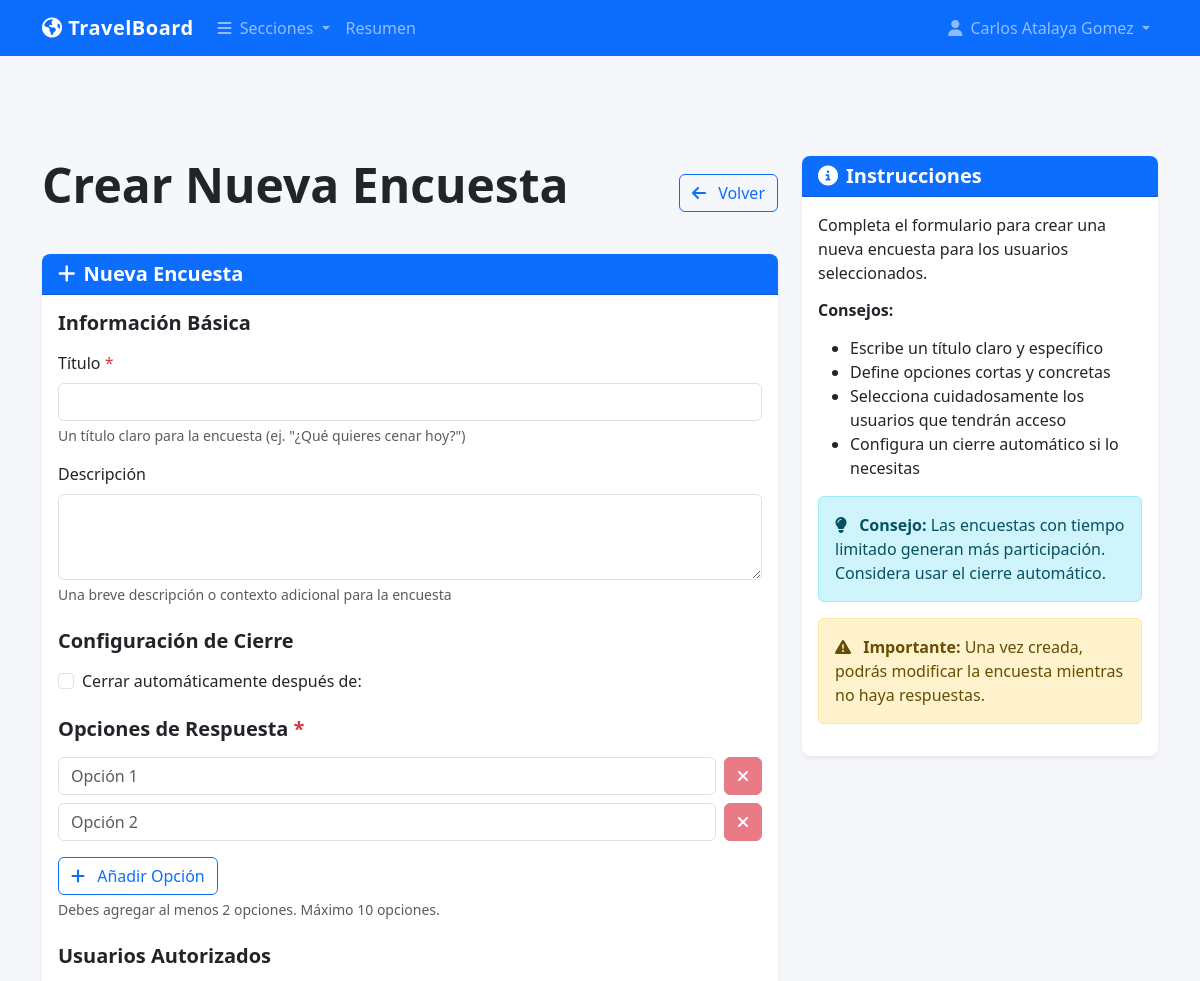
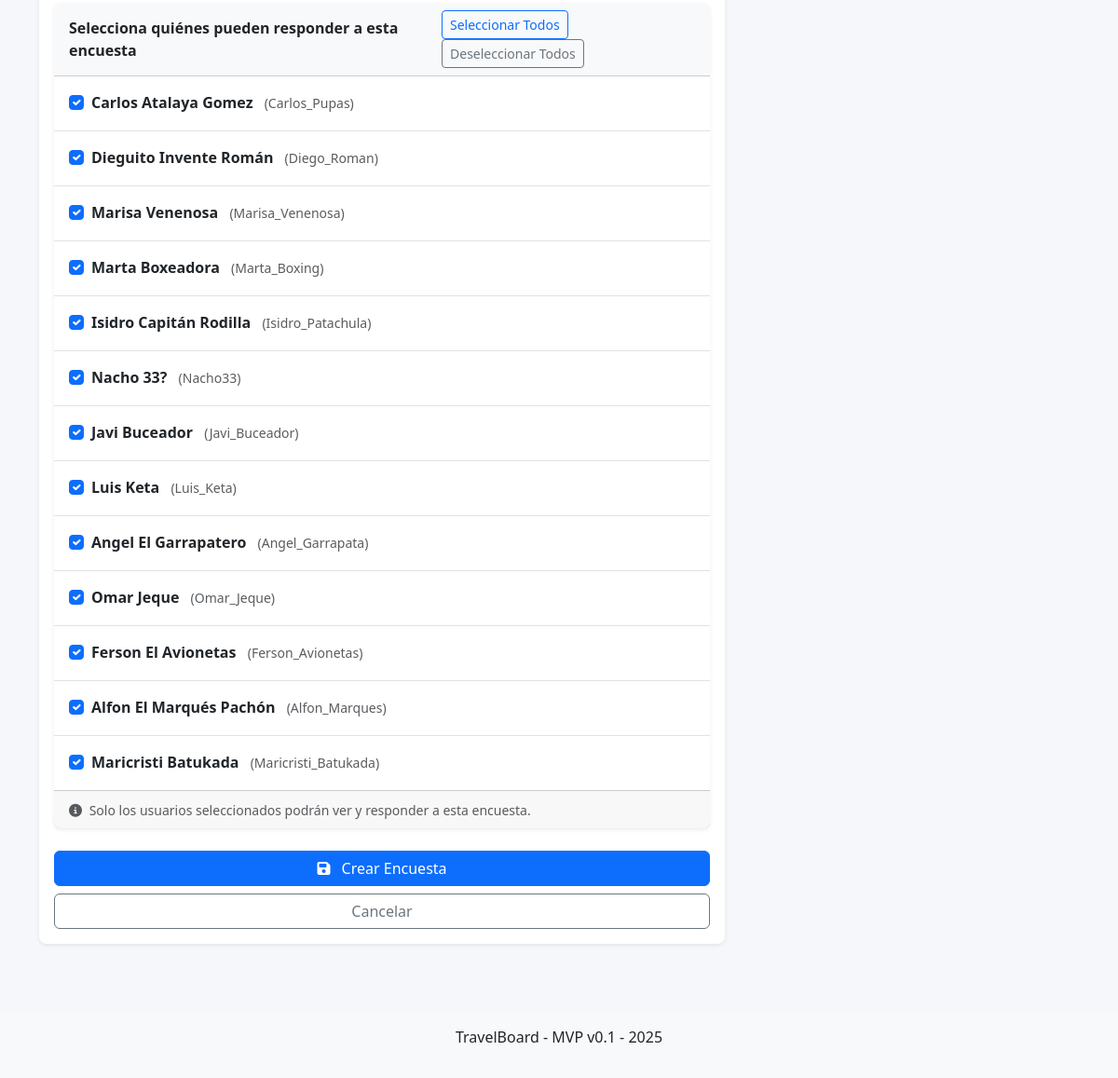
The app's page /admin/encuestas/nueva (signed in) with its own data (2 pictures, top to bottom).
### models.py (models this page shows, shortened)
class User(UserMixin, db.Model):
    id = db.Column(db.Integer, primary_key=True)
    username = db.Column(db.String(80), unique=True, nullable=False)
    password_hash = db.Column(db.String(200), nullable=False)
    name = db.Column(db.String(100), nullable=False)
    phone = db.Column(db.String(20), nullable=True)
    is_admin = db.Column(db.Boolean, default=False)
    is_active_member = db.Column(db.Boolean, default=True)  # Campo para activación

### survey.py (the view, shortened to what this page needs)
@survey.route('/admin/encuestas/nueva', methods=['GET', 'POST'])
@login_required
@admin_required
def create_survey():
    users = User.query.filter_by(is_active_member=True).all()
    return render_template('survey/create.html', users=users)

### app.py (called while the page is built)
@app.context_processor
def utility_processor():
    return {
        'timedelta': timedelta
    }

@app.template_filter('now')
def get_now():
    return datetime.now()

@login_manager.user_loader
def load_user(user_id):
    return User.query.get(int(user_id))

@app.before_request
def check_initial_setup():
    public_endpoints = ['static', 'setup', 'auth.login', 'auth.logout']
    if request.endpoint in public_endpoints:
        return None
    user_count = User.query.count()
    if user_count == 0 and request.endpoint != 'setup':
        return redirect(url_for('setup'))
    if not current_user.is_authenticated and request.endpoint not in public_endpoints:
        return redirect(url_for('auth.login'))

### auth.py (called while the page is built)
def admin_required(f):
    @wraps(f)
    def decorated_function(*args, **kwargs):
        if not current_user.is_authenticated or not current_user.is_admin:
            flash('Se requieren permisos de administrador para acceder a esta página', 'danger')
            return redirect(url_for('auth.login'))
        return f(*args, **kwargs)
    return decorated_function

### templates/survey/create.html (shortened to what this page needs)
{% extends "base.html" %}
{% block content %}
<div class="d-flex justify-content-between align-items-center mb-4">
    <h1 class="display-5">Crear Nueva Encuesta</h1>
    <a href="{{ url_for('survey.admin_surveys') }}" class="btn btn-outline-primary">
        <i class="fas fa-arrow-left me-2"></i> Volver
    </a>
</div>
<div class="card">
    <div class="card-header bg-primary text-white">
        <h5 class="mb-0"><i class="fas fa-plus me-2"></i>Nueva Encuesta</h5>
    </div>
    <div class="card-body">
        <form method="POST" id="surveyForm">
            <h5 class="mb-3">Información Básica</h5>
            <div class="mb-3">
                <label for="title" class="form-label">Título <span class="text-danger">*</span></label>
                <input type="text" class="form-control" id="title" name="title" required>
                <div class="form-text">Un título claro para la encuesta (ej. "¿Qué quieres cenar hoy?")</div>
            </div>
            <div class="mb-3">
                <label for="description" class="form-label">Descripción</label>
                <textarea class="form-control" id="description" name="description" rows="3"></textarea>
                <div class="form-text">Una breve descripción o contexto adicional para la encuesta</div>
            </div>
            <h5 class="mb-3 mt-4">Configuración de Cierre</h5>
            <div class="mb-3 form-check">
                <input type="checkbox" class="form-check-input" id="auto_close" name="auto_close">
                <label class="form-check-label" for="auto_close">Cerrar automáticamente después de:</label>
            </div>
            <h5 class="mb-3 mt-4">Opciones de Respuesta <span class="text-danger">*</span></h5>
            <div class="mb-3">
                <div id="optionsContainer">
                    <div class="option-item mb-2 d-flex">
                        <input type="text" class="form-control me-2" name="options[]"
                               placeholder="Opción 1" required>
                        <button type="button" class="btn btn-danger remove-option" disabled>
                            <i class="fas fa-times"></i>
                        </button>
                    </div>
                    <div class="option-item mb-2 d-flex">
                        <input type="text" class="form-control me-2" name="options[]"
                               placeholder="Opción 2" required>
                        <button type="button" class="btn btn-danger remove-option" disabled>
                            <i class="fas fa-times"></i>
                        </button>
                    </div>
                </div>
                <button type="button" class="btn btn-outline-primary mt-2" id="addOptionBtn">
                    <i class="fas fa-plus me-2"></i> Añadir Opción
                </button>
                <div class="form-text">Debes agregar al menos 2 opciones. Máximo 10 opciones.</div>
            </div>
            <h5 class="mb-3 mt-4">Usuarios Autorizados</h5>
            <div class="mb-4">
                <div class="card">
                    <div class="card-header bg-light">
                        <div class="d-flex justify-content-between align-items-center">
                            <span>Selecciona quiénes pueden responder a esta encuesta</span>
                            <div>
                                <button type="button" class="btn btn-sm btn-outline-primary" id="selectAllUsers">
                                    Seleccionar Todos
                                </button>
                                <button type="button" class="btn btn-sm btn-outline-secondary" id="deselectAllUsers">
                                    Deseleccionar Todos
                                </button>
                            </div>
                        </div>
                    </div>
                    <div class="card-body p-0">
                        <div class="list-group list-group-flush">
                            {% for user in users %}
                                <div class="list-group-item">
                                    <div class="form-check">
                                        <input class="form-check-input user-checkbox" type="checkbox"
                                               name="authorized_users[]" value="{{ user.id }}"
                                               id="user{{ user.id }}" checked>
                                        <label class="form-check-label" for="user{{ user.id }}">
                                            <strong>{{ user.name }}</strong>
                                            <small class="text-muted ms-2">({{ user.username }})</small>
                                        </label>
                                    </div>
                                </div>
                            {% endfor %}
                        </div>
                    </div>
                    <div class="card-footer">
                        <small class="text-muted">
                            <i class="fas fa-info-circle me-1"></i>
                            Solo los usuarios seleccionados podrán ver y responder a esta encuesta.
                        </small>
                    </div>
                </div>
            </div>
            <div class="d-grid gap-2">
                <button type="submit" class="btn btn-primary">
                    <i class="fas fa-save me-2"></i> Crear Encuesta
                </button>
                <a href="{{ url_for('survey.admin_surveys') }}" class="btn btn-outline-secondary">Cancelar</a>
            </div>
        </form>
    </div>
</div>
{% endblock %}
{% block sidebar %}
<div class="card">
    <div class="card-header bg-primary text-white">
        <h5 class="mb-0"><i class="fas fa-info-circle me-2"></i>Instrucciones</h5>
    </div>
    <div class="card-body">
        <p>Completa el formulario para crear una nueva encuesta para los usuarios seleccionados.</p>
        <h6 class="mt-3">Consejos:</h6>
        <ul>
            <li>Escribe un título claro y específico</li>
            <li>Define opciones cortas y concretas</li>
            <li>Selecciona cuidadosamente los usuarios que tendrán acceso</li>
            <li>Configura un cierre automático si lo necesitas</li>
        </ul>
        <div class="alert alert-info mt-3">
            <i class="fas fa-lightbulb me-2"></i>
            <strong>Consejo:</strong> Las encuestas con tiempo limitado generan más participación. Considera usar el cierre automático.
        </div>
        <div class="alert alert-warning mt-3">
            <i class="fas fa-exclamation-triangle me-2"></i>
            <strong>Importante:</strong> Una vez creada, podrás modificar la encuesta mientras no haya respuestas.
        </div>
    </div>
</div>
{% endblock %}

### templates/base.html (shortened to what this page needs)
<!DOCTYPE html>
<html lang="es">
<head>
    <link href="https://cdn.jsdelivr.net/npm/bootstrap@5.3.0/dist/css/bootstrap.min.css" rel="stylesheet">
    <link rel="stylesheet" href="https://cdnjs.cloudflare.com/ajax/libs/font-awesome/6.4.0/css/all.min.css">
    <link rel="stylesheet" href="{{ url_for('static', filename='css/main.css') }}">
    <link rel="stylesheet" href="{{ url_for('static', filename='css/responsive.css') }}">
    <link rel="stylesheet" href="{{ url_for('static', filename='css/mvp_daily.css') }}">
</head>
<body>
    <header class="fixed-top">
        <nav class="navbar navbar-expand-lg navbar-dark bg-primary">
            <div class="container">
                <a class="navbar-brand" href="/">
                    <i class="fas fa-globe-americas"></i> TravelBoard
                </a>
                <div class="collapse navbar-collapse" id="mainNav">
                    <ul class="navbar-nav me-auto">
                        <li class="nav-item dropdown">
                            <a class="nav-link dropdown-toggle" href="#" id="sectionDropdown" role="button" data-bs-toggle="dropdown" aria-expanded="false">
                                <i class="fas fa-bars me-1"></i> Secciones
                            </a>
                        </li>
                        <li class="nav-item">
                            <a class="nav-link" href="/#overview">Resumen</a>
                        </li>
                    </ul>
                    <ul class="navbar-nav">
                        {% if current_user.is_authenticated %}
                            <li class="nav-item dropdown">
                                <a class="nav-link dropdown-toggle" href="#" id="userDropdown" role="button" data-bs-toggle="dropdown" aria-expanded="false">
                                    <i class="fas fa-user me-1"></i> {{ current_user.name }}
                                </a>
                            </li>
                        {% else %}
                            <li class="nav-item">
                                <a class="nav-link" href="{{ url_for('auth.login') }}">
                                    <i class="fas fa-sign-in-alt me-1"></i> Iniciar sesión
                                </a>
                            </li>
                        {% endif %}
                    </ul>
                </div>
            </div>
        </nav>
    </header>
    <main class="container mt-5 pt-5">
        <div class="row">
            <div class="col-lg-8 mb-4">
                {% block content %}{% endblock %}
            </div>
            <div class="col-lg-4">
                {% block sidebar %}{% endblock %}
            </div>
        </div>
    </main>
    <footer class="mt-5 py-3 bg-light">
        <div class="container text-center">
            <p>TravelBoard - MVP v0.1 - {% if current_date %}{{ current_date.strftime('%Y') }}{% else %}{{ now().year }}{% endif %}</p>
        </div>
    </footer>
</body>
</html>

### static/css/main.css (style rules this page uses)
:root { --primary-color: #0d6efd; --secondary-color: #6c757d; --accent-color: #fd7e14; --success-color: #198754; --info-color: #0dcaf0; --warning-color: #ffc107; --danger-color: #dc3545; --light-color: #f8f9fa; --dark-color: #212529; }
body { font-family: 'Segoe UI', Tahoma, Geneva, Verdana, sans-serif; background-color: #f5f7fa; color: var(--dark-color); padding-top: 60px; }
a { color: var(--primary-color); text-decoration: none; transition: color 0.2s ease-in-out; }
.navbar-brand { font-weight: 700; letter-spacing: 0.5px; }
.card { border: none; border-radius: 0.5rem; box-shadow: 0 0.125rem 0.25rem rgba(0, 0, 0, 0.075); transition: transform 0.2s ease-in-out, box-shadow 0.2s ease-in-out; }
.card-header { border-radius: 0.5rem 0.5rem 0 0 !important; font-weight: 600; }
h1, h2, h3, h4, h5, h6 { font-weight: 600; margin-bottom: 1rem; }
.display-5, .display-6 { font-weight: 600; }
.list-group-item { border-left: none; border-right: none; padding: 1rem; }
.list-group-item:first-child { border-top: none; }
.list-group-item:last-child { border-bottom: none; }
html { scroll-behavior: smooth; scroll-padding-top: 70px; }

### static/css/responsive.css (style rules this page uses)
@media (prefers-reduced-motion: no-preference) { .nav-item { transition: all 0.2s ease; } }

### records on screen
User: name "Carlos Atalaya Gomez", username "Carlos_Pupas"
User: name "Dieguito Invente Román", username "Diego_Roman"
User: name "Marisa Venenosa", username "Marisa_Venenosa"
User: name "Marta Boxeadora", username "Marta_Boxing"
User: name "Isidro Capitán Rodilla", username "Isidro_Patachula"
User: name "Nacho 33?", username "Nacho33"
User: name "Javi Buceador", username "Javi_Buceador"
User: name "Luis Keta", username "Luis_Keta"
User: name "Angel El Garrapatero", username "Angel_Garrapata"
User: name "Omar Jeque", username "Omar_Jeque"
User: name "Ferson El Avionetas", username "Ferson_Avionetas"
User: name "Alfon El Marqués Pachón", username "Alfon_Marques"
User: name "Maricristi Batukada", username "Maricristi_Batukada"
